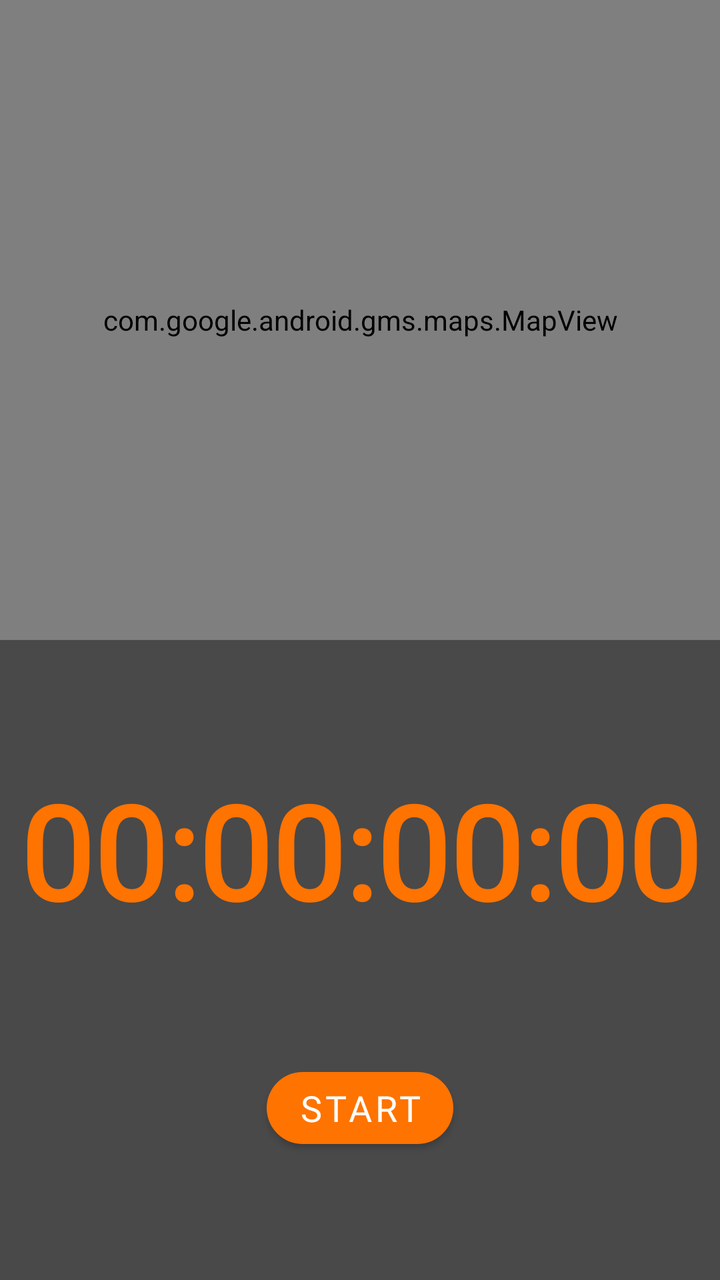
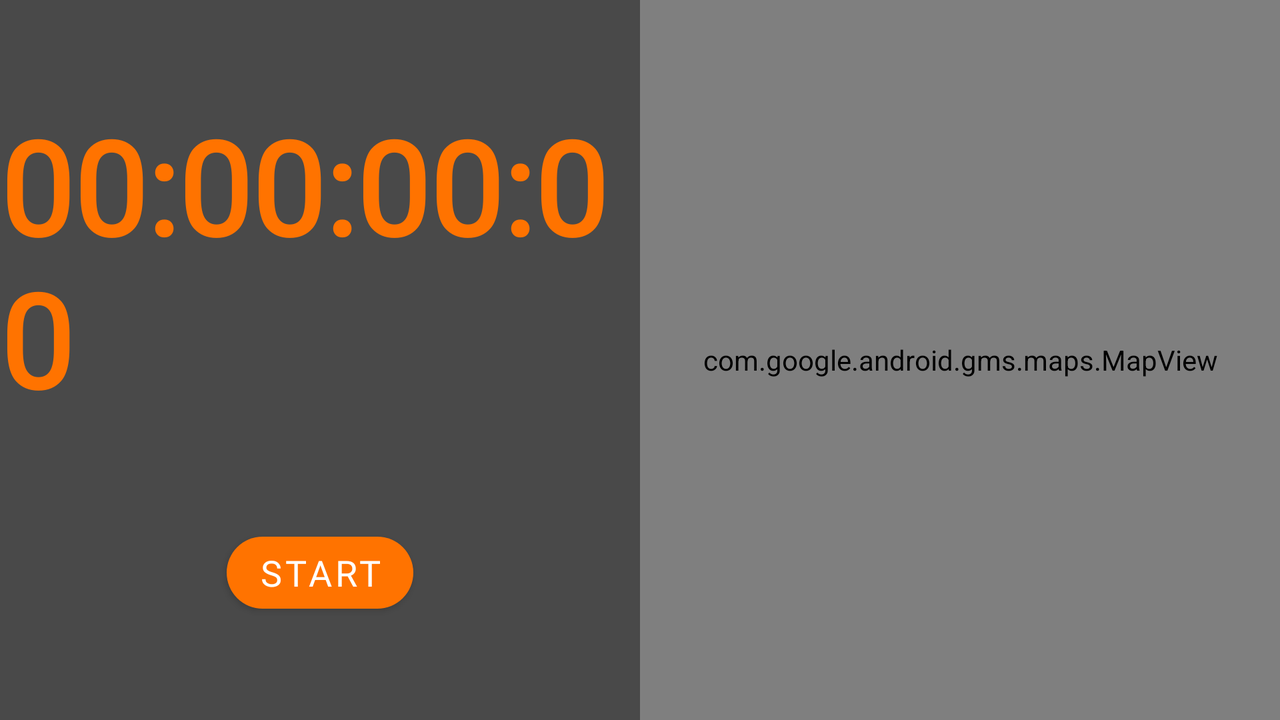

The same Android screen from two of the app's own layout files: first res/layout/ as a phone draws it, then the repository's variant for another configuration, drawn on a device whose configuration selects that folder. Both files follow.
<!-- AndroidManifest.xml: application theme Theme.Ride2wheels_cycling -->
<!-- res/layout/fragment_tracking.xml -->
<?xml version="1.0" encoding="utf-8"?>
<androidx.constraintlayout.widget.ConstraintLayout xmlns:android="http://schemas.android.com/apk/res/android"
    xmlns:app="http://schemas.android.com/apk/res-auto"
    xmlns:tools="http://schemas.android.com/tools"
    android:layout_width="match_parent"
    android:layout_height="match_parent">

    <androidx.constraintlayout.widget.ConstraintLayout
        android:id="@+id/clInnerLayout"
        android:layout_width="match_parent"
        android:layout_height="0dp"
        android:background="@color/grey_medium"
        app:layout_constraintBottom_toBottomOf="parent"
        app:layout_constraintEnd_toEndOf="parent"
        app:layout_constraintHorizontal_bias="0.5"
        app:layout_constraintStart_toStartOf="parent"
        app:layout_constraintTop_toBottomOf="@+id/mapView">

        <com.google.android.material.textview.MaterialTextView
            android:id="@+id/tvTimer"
            android:layout_width="wrap_content"
            android:layout_height="wrap_content"
            android:fontFamily="@font/iceland"
            android:text="00:00:00:00"
            android:textColor="@color/orange"
            android:textSize="65sp"
            style="@style/boldStyle"
            app:layout_constraintBottom_toTopOf="@id/btnToggleRun"
            app:layout_constraintEnd_toEndOf="parent"
            app:layout_constraintStart_toStartOf="parent"
            app:layout_constraintTop_toTopOf="parent" />

        <com.google.android.material.button.MaterialButton
            android:id="@+id/btnToggleRun"
            android:layout_width="wrap_content"
            android:layout_height="wrap_content"
            android:fontFamily="@font/orbitron_black"
            android:text="Start"
            android:textColor="@color/white"
            android:textSize="18dp"
            android:typeface="normal"
            app:backgroundTint="@color/orange"
            app:cornerRadius="25dp"
            app:layout_constraintBottom_toBottomOf="parent"
            app:layout_constraintEnd_toStartOf="@+id/btnFinishRun"
            app:layout_constraintHorizontal_bias="0.5"
            app:layout_constraintStart_toStartOf="parent"
            app:layout_constraintTop_toBottomOf="@+id/tvTimer" />

        <com.google.android.material.button.MaterialButton
            android:id="@+id/btnFinishRun"
            android:layout_width="wrap_content"
            android:layout_height="wrap_content"
            android:text="Mentés"
            android:fontFamily="@font/orbitron_black"
            android:textColor="@color/white"
            android:textSize="18dp"
            android:typeface="normal"
            app:backgroundTint="@color/orange"
            app:cornerRadius="25dp"
            android:visibility="gone"
            app:layout_constraintBottom_toBottomOf="parent"
            app:layout_constraintEnd_toEndOf="parent"
            app:layout_constraintHorizontal_bias="0.5"
            app:layout_constraintStart_toEndOf="@+id/btnToggleRun"
            app:layout_constraintTop_toBottomOf="@+id/tvTimer" />


    </androidx.constraintlayout.widget.ConstraintLayout>

    <com.google.android.material.textview.MaterialTextView
        android:id="@+id/tvLetsGo"
        android:layout_width="wrap_content"
        android:layout_height="wrap_content"
        android:text="Üdv, USERNAME!"
        android:textAlignment="center"
        android:textSize="50sp"
        android:visibility="gone"
        app:layout_constraintBottom_toTopOf="@+id/clInnerLayout"
        app:layout_constraintEnd_toEndOf="parent"
        app:layout_constraintHorizontal_bias="0.5"
        app:layout_constraintStart_toStartOf="parent"
        app:layout_constraintTop_toTopOf="parent" />

    <com.google.android.gms.maps.MapView
        android:id="@+id/mapView"
        android:layout_width="match_parent"
        android:layout_height="0dp"
        app:layout_constraintBottom_toTopOf="@+id/clInnerLayout"
        app:layout_constraintEnd_toEndOf="parent"
        app:layout_constraintHorizontal_bias="0.5"
        app:layout_constraintStart_toStartOf="parent"
        app:layout_constraintTop_toTopOf="parent" />

</androidx.constraintlayout.widget.ConstraintLayout>
<!-- resources referenced by this layout -->
<resources>
  <color name="grey_medium">#494949</color>
  <color name="orange">#FF7300</color>
  <color name="white">#ffffff</color>
  <style name="boldStyle"><item name="android:textStyle">bold</item></style>
  <!-- from res/values-v27/ -->
  <style name="Theme.Ride2wheels_cycling" parent="Theme.MaterialComponents.DayNight.DarkActionBar">
          <item name="colorPrimary">@color/grey_dark</item>
          <item name="colorSecondary">@color/orange</item>
          <item name="android:colorBackground">@color/grey_medium</item>
          <item name="colorError">@color/errorColor</item>
          
          <item name="colorPrimaryVariant">@android:color/white</item>
          <item name="colorSecondaryVariant">@color/grey_dark</item>
          
          <item name="colorSurface">@color/grey_dark</item>
          <item name="colorOnPrimary">@color/grey_light</item>
          <item name="colorOnSecondary">@color/grey_light</item>
          <item name="colorOnBackground">@color/grey_light</item>
          <item name="colorOnError">@android:color/black</item>
          <item name="colorOnSurface">@android:color/white</item>
          <item name="scrimBackground">@color/okker</item>
          <item name="textAppearanceHeadline1">@style/TextAppearance.MaterialComponents.Headline1
          </item>
          <item name="textAppearanceHeadline2">@style/TextAppearance.MaterialComponents.Headline2
          </item>
          <item name="textAppearanceHeadline3">@style/TextAppearance.MaterialComponents.Headline3
          </item>
          <item name="textAppearanceHeadline4">@style/TextAppearance.MaterialComponents.Headline4
          </item>
          <item name="textAppearanceHeadline5">@style/TextAppearance.MaterialComponents.Headline5
          </item>
          <item name="textAppearanceHeadline6">@style/TextAppearance.MaterialComponents.Headline6
          </item>
          <item name="textAppearanceSubtitle1">@style/TextAppearance.MaterialComponents.Subtitle1
          </item>
          <item name="textAppearanceSubtitle2">@style/TextAppearance.MaterialComponents.Subtitle2
          </item>
          <item name="textAppearanceBody1">@style/TextAppearance.MaterialComponents.Body1</item>
          <item name="textAppearanceBody2">@style/TextAppearance.MaterialComponents.Body2</item>
          <item name="textAppearanceCaption">@style/TextAppearance.MaterialComponents.Caption</item>
          <item name="textAppearanceButton">@style/TextAppearance.MaterialComponents.Button</item>
          <item name="textAppearanceOverline">@style/TextAppearance.MaterialComponents.Overline</item>
          
          <item name="android:navigationBarColor">@color/grey_dark</item>
          <item name="android:navigationBarDividerColor">@color/okker</item>
          
          <item name="windowActionBar">false</item>
          <item name="windowNoTitle">true</item>
          <item name="alertDialogTheme">@style/AlertDialogTheme</item>
      </style>
  <color name="grey_dark">#202020</color>
  <color name="errorColor">#D50000</color>
  <color name="grey_light">#ACACAC</color>
  <color name="okker">#FFA200</color>
  <style name="AlertDialogTheme" parent="ThemeOverlay.MaterialComponents.Dialog.Alert">
          <item name="buttonBarPositiveButtonStyle">@style/PositiveButtonStyle</item>
          <item name="buttonBarNegativeButtonStyle">@style/NegativeButtonStyle</item>
      </style>
  <style name="PositiveButtonStyle" parent="Widget.MaterialComponents.Button.TextButton.Dialog">
          <item name="android:textColor">@color/colorAccent</item>
      </style>
  <style name="NegativeButtonStyle" parent="Widget.MaterialComponents.Button.TextButton.Dialog">
          <item name="android:textColor">@color/colorAccent</item>
      </style>
  <color name="colorAccent">#FF7300</color>
</resources>
<!-- res/layout-land/fragment_tracking.xml (the repository's variant of the layout above) -->
<!-- drawn on the phone turned sideways -->
<?xml version="1.0" encoding="utf-8"?>
<androidx.constraintlayout.widget.ConstraintLayout xmlns:android="http://schemas.android.com/apk/res/android"
    xmlns:app="http://schemas.android.com/apk/res-auto"
    xmlns:tools="http://schemas.android.com/tools"
    android:layout_width="match_parent"
    android:layout_height="match_parent">

    <androidx.constraintlayout.widget.ConstraintLayout
        android:id="@+id/clInnerLayout"
        android:layout_width="0dp"
        android:layout_height="0dp"
        android:background="@color/grey_medium"
        app:layout_constraintBottom_toBottomOf="parent"
        app:layout_constraintEnd_toStartOf="@+id/mapView"
        app:layout_constraintHorizontal_bias="0.5"
        app:layout_constraintStart_toStartOf="parent"
        app:layout_constraintTop_toTopOf="parent">

        <com.google.android.material.textview.MaterialTextView
            android:id="@+id/tvTimer"
            android:layout_width="wrap_content"
            android:layout_height="wrap_content"
            android:fontFamily="@font/iceland"
            android:text="00:00:00:00"
            android:textColor="@color/orange"
            android:textSize="65sp"
            style="@style/boldStyle"
            app:layout_constraintBottom_toTopOf="@id/btnToggleRun"
            app:layout_constraintEnd_toEndOf="parent"
            app:layout_constraintStart_toStartOf="parent"
            app:layout_constraintTop_toTopOf="parent" />

        <com.google.android.material.button.MaterialButton
            android:id="@+id/btnToggleRun"
            android:layout_width="wrap_content"
            android:layout_height="wrap_content"
            android:fontFamily="@font/orbitron_black"
            android:text="Start"
            android:textColor="@color/white"
            android:textSize="18dp"
            android:typeface="normal"
            app:backgroundTint="@color/orange"
            app:cornerRadius="25dp"
            app:layout_constraintBottom_toBottomOf="parent"
            app:layout_constraintEnd_toStartOf="@+id/btnFinishRun"
            app:layout_constraintHorizontal_bias="0.5"
            app:layout_constraintStart_toStartOf="parent"
            app:layout_constraintTop_toBottomOf="@+id/tvTimer"  />

        <com.google.android.material.button.MaterialButton
            android:id="@+id/btnFinishRun"
            android:layout_width="wrap_content"
            android:layout_height="wrap_content"
            android:text="Mentés"
            android:fontFamily="@font/orbitron_black"
            android:textColor="@color/white"
            android:textSize="16dp"
            android:typeface="normal"
            app:backgroundTint="@color/orange"
            app:cornerRadius="25dp"
            android:visibility="gone"
            app:layout_constraintBottom_toBottomOf="parent"
            app:layout_constraintEnd_toEndOf="parent"
            app:layout_constraintHorizontal_bias="0.5"
            app:layout_constraintStart_toEndOf="@+id/btnToggleRun"
            app:layout_constraintTop_toBottomOf="@+id/tvTimer" />

    </androidx.constraintlayout.widget.ConstraintLayout>

    <com.google.android.gms.maps.MapView
        android:id="@+id/mapView"
        android:layout_width="0dp"
        android:layout_height="0dp"
        android:visibility="visible"
        app:layout_constraintBottom_toBottomOf="parent"
        app:layout_constraintEnd_toEndOf="parent"
        app:layout_constraintHorizontal_bias="0.5"
        app:layout_constraintStart_toEndOf="@+id/clInnerLayout"
        app:layout_constraintTop_toTopOf="parent" />

</androidx.constraintlayout.widget.ConstraintLayout>
